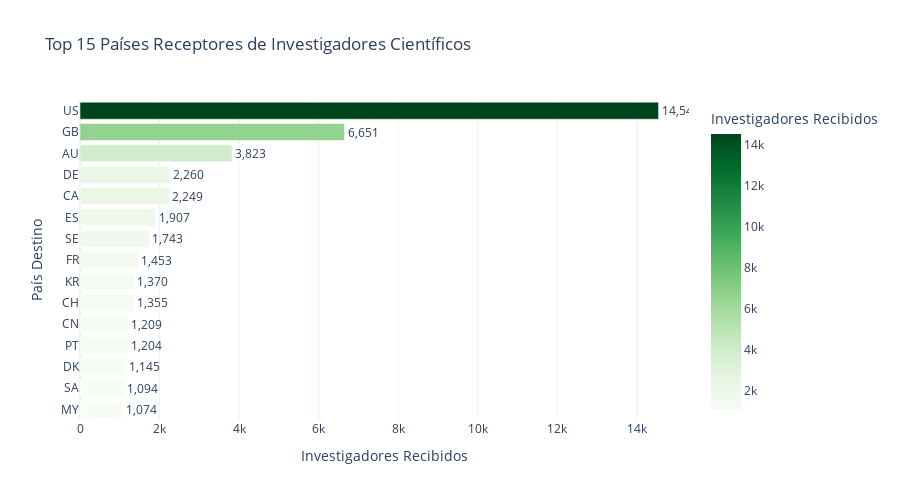

Here is the notebook cell this chart was saved with:
### Markdown cell above
### 4.2 Top Países Receptores (Brain Gain)

### Code cell
# Agregación por país destino (receptores)
top_receivers = df_flows.groupby('destination')['n_researchers'].sum().sort_values(ascending=False).reset_index()
top_receivers.columns = ['country', 'total_immigrants']
top_receivers['rank'] = range(1, len(top_receivers) + 1)

print(f"🟢 TOP 15 PAÍSES RECEPTORES DE CIENTÍFICOS (Brain Gain)\n" + "="*70)
display(top_receivers.head(15))

# Visualización
fig = px.bar(
    top_receivers.head(15),
    x='total_immigrants',
    y='country',
    orientation='h',
    title='Top 15 Países Receptores de Investigadores Científicos',
    labels={'total_immigrants': 'Investigadores Recibidos', 'country': 'País Destino'},
    color='total_immigrants',
    color_continuous_scale='Greens',
    text='total_immigrants'
)
fig.update_traces(texttemplate='%{text:,.0f}', textposition='outside')
fig.update_layout(height=500, showlegend=False, yaxis={'categoryorder':'total ascending'})
fig.show()

### Figure 1 — Plotly figure (JSON) as saved in the notebook; plotly's stock layout.template omitted (floating-point values rounded to 4 significant figures)
{"data": [{"hovertemplate": "Investigadores Recibidos=%{marker.color}<br>País Destino=%{y}<extra></extra>", "legendgroup": "", "marker": {"color": [14547, 6651, 3823, 2260, 2249, 1907, 1743, 1453, 1370, 1355, 1209, 1204, 1145, 1094, 1074], "coloraxis": "coloraxis", "pattern": {"shape": ""}}, "name": "", "orientation": "h", "showlegend": false, "text": [14550.0, 6651.0, 3823.0, 2260.0, 2249.0, 1907.0, 1743.0, 1453.0, 1370.0, 1355.0, 1209.0, 1204.0, 1145.0, 1094.0, 1074.0], "textposition": "outside", "texttemplate": "%{text:,.0f}", "type": "bar", "x": [14547, 6651, 3823, 2260, 2249, 1907, 1743, 1453, 1370, 1355, 1209, 1204, 1145, 1094, 1074], "xaxis": "x", "y": ["US", "GB", "AU", "DE", "CA", "ES", "SE", "FR", "KR", "CH", "CN", "PT", "DK", "SA", "MY"], "yaxis": "y"}], "layout": {"barmode": "relative", "coloraxis": {"colorbar": {"title": {"text": "Investigadores Recibidos"}}, "colorscale": [[0, "rgb(247,252,245)"], [0.125, "rgb(229,245,224)"], [0.25, "rgb(199,233,192)"], [0.375, "rgb(161,217,155)"], [0.5, "rgb(116,196,118)"], [0.625, "rgb(65,171,93)"], [0.75, "rgb(35,139,69)"], [0.875, "rgb(0,109,44)"], [1, "rgb(0,68,27)"]]}, "height": 500, "legend": {"tracegroupgap": 0}, "showlegend": false, "title": {"text": "Top 15 Países Receptores de Investigadores Científicos"}, "xaxis": {"anchor": "y", "domain": [0, 1], "title": {"text": "Investigadores Recibidos"}}, "yaxis": {"anchor": "x", "categoryorder": "total ascending", "domain": [0, 1], "title": {"text": "País Destino"}}}}
